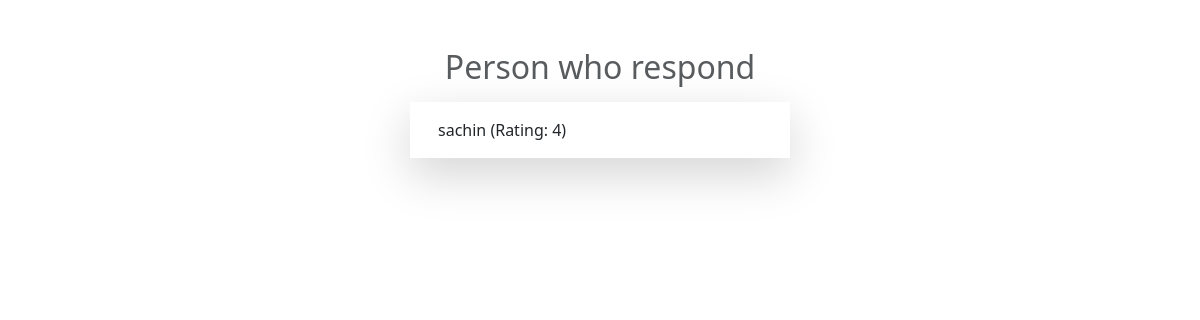
Page /review-list/ on the earlier database version.
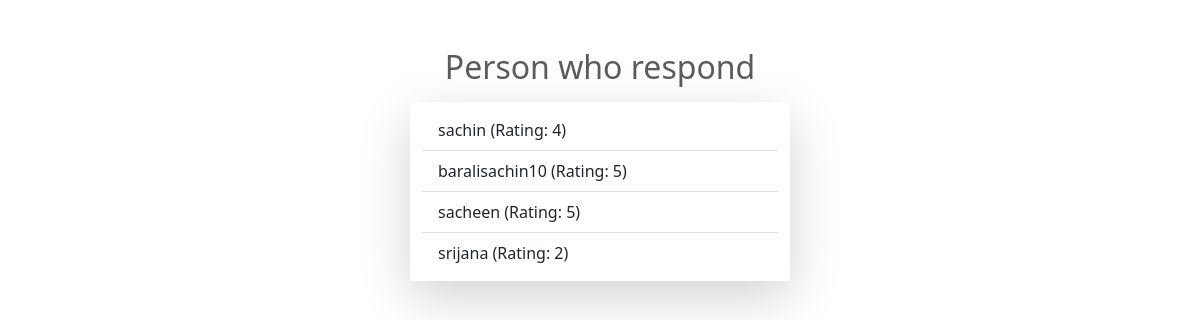
Same page on the later database version.
### reviews/models.py (models this page shows, shortened)
class Review(models.Model):
    user_name = models.CharField(max_length=100)
    review_text = models.TextField()
    rating = models.IntegerField()

### reviews/views.py (the view)
# urls.py: path("review-list/",views.ReviewListView.as_view()),
class ReviewListView(ListView):
    template_name = "reviews/review_list.html"
    model = Review
    context_object_name = "reviews"

### reviews/templates/reviews/review_list.html (shortened to what this page needs)
{% extends "reviews/base.html" %}
{% block content %}
<div class="container">
    <h2 class="text-center text-muted mt-5">
        Person who respond
    </h2>
    <div class="row justify-content-center">
        <div class="col-md-4 shadow-lg mt-2 py-2">
            <ul class="list-group list-group-flush">
                {% for review in reviews %}
                    <li class="list-group-item">{{review.user_name}} (Rating: {{review.rating}})</li>
                {% endfor %}
            </ul>
        </div>
    </div>
</div>
{% endblock %}

### reviews/templates/reviews/base.html (shortened to what this page needs)
<!DOCTYPE html>
<html lang="en">
<head>
    <link rel="stylesheet" href="https://cdn.jsdelivr.net/npm/bootstrap@5.3.1/dist/css/bootstrap.min.css">
</head>
<body>
    {% block content %}
    {% endblock %}
</body>
</html>

Differences in the rows shown:
added Review: user_name "baralisachin10", rating "5"
added Review: user_name "sacheen", rating "5"
added Review: user_name "srijana", rating "2"
